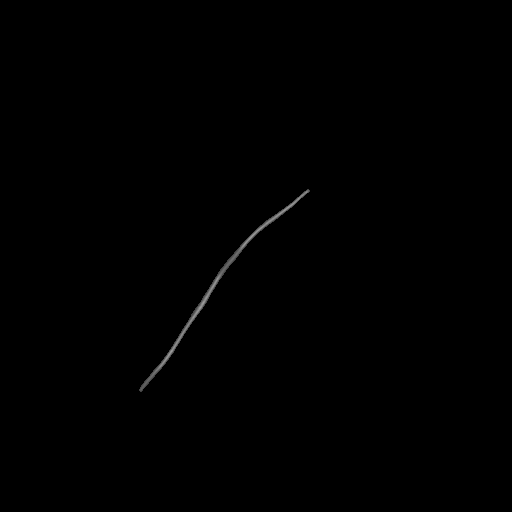
#> input picture images/preprocessed_microtubule_image.png, 512 x 512 px
$ python gausean_detect.py
#> lines starting #> are read from the running program, lines starting #| are printed output that depends on the picture; after the words box and inside, x2 and y2 are one past the last pixel; in counts of white or black regions, pixels touching at a corner belong together
#> in main, image is the input picture: shape (512, 512, 3); min 0, max 157, mean 0.5
import cv2
import numpy as np
import matplotlib.pyplot as plt
import os
from scipy.ndimage import gaussian_filter1d

def create_gaussian(x, y, height, width, sigma=1):
    x_grid, y_grid = np.meshgrid(np.arange(width), np.arange(height))
    gaussian = np.exp(-((x_grid - x) ** 2 + (y_grid - y) ** 2) / (2 * sigma ** 2))
    return gaussian

def detect_center_line(image, sigma=1, smooth_sigma=5):
#> called with sigma = 2, smooth_sigma = 5
    if len(image.shape) == 3:
        gray_image = cv2.cvtColor(image, cv2.COLOR_BGR2GRAY)
    else:
        gray_image = image

    height, width = gray_image.shape
#> height = 512; width = 512
    gaussian_sum = np.zeros((height, width))

    for y in range(height):
        for x in range(width):
            if gray_image[y, x] > 0:
                gaussian = create_gaussian(x, y, height, width, sigma)
                gaussian_sum += gaussian

    central_line_indices = np.argmax(gaussian_sum, axis=0)

    # Mask for valid indices
    mask = gray_image[central_line_indices, np.arange(width)] > 0
    valid_indices = np.where(mask, central_line_indices, np.nan)

    # Find the first and last valid indices
    valid_range = np.where(~np.isnan(valid_indices))[0]
#> valid_range = 171 values from 139 to 309
    if len(valid_range) > 0:
        start, end = valid_range[0], valid_range[-1]
#> start = 139; end = 309
        # Interpolate missing values within the valid range
        indices = np.arange(start, end + 1)
#> indices = 171 values from 139 to 309
        valid = ~np.isnan(valid_indices[indices])
        interpolated_indices = np.interp(indices, indices[valid], valid_indices[indices][valid])
#> interpolated_indices = 171 values, max 389 at index 0, min 191 at index 168, mean 278.9

        # Smooth the line using Gaussian filter
        smooth_indices = gaussian_filter1d(interpolated_indices, smooth_sigma)
#> smooth_indices = 171 values, max 385.7 at index 0, min 192.5 at index 170, mean 278.9
        central_line_indices[start:end + 1] = smooth_indices.astype(int)

    # Create output image
    output_image = cv2.cvtColor(gray_image, cv2.COLOR_GRAY2BGR)
    for x in range(width):
        if start <= x <= end:
            output_image[central_line_indices[x], x] = [0, 0, 255]
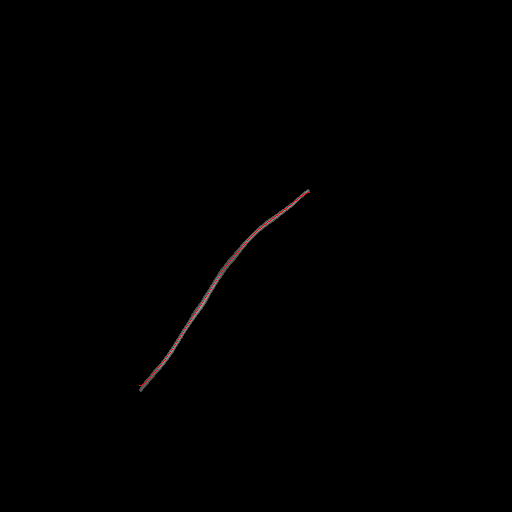
#> output_image: shape (512, 512, 3); 0.07% of pixels changed, all inside (x1, y1, x2, y2) = (139, 192, 310, 386)

    return output_image

def main():
    sigma = 2
    smooth_sigma = 5  # Standard deviation for the Gaussian smoothing filter

    script_dir = os.path.dirname(os.path.abspath(__file__))
    image_path = os.path.join(script_dir, 'preprocessed_microtubule_image.png')

    image = cv2.imread(image_path)

    if image is None:
        print(f"Error: Unable to load image at {image_path}")
        return

    output_image = detect_center_line(image, sigma, smooth_sigma)

    output_image_path = os.path.join(script_dir, 'central_line_detected.png')
    cv2.imwrite(output_image_path, output_image)

    plt.figure(figsize=(10, 10))
    plt.imshow(cv2.cvtColor(output_image, cv2.COLOR_BGR2RGB))
    plt.title('Central Line Detected')
    plt.axis('off')
    plt.show()

if __name__ == '__main__':
    main()
